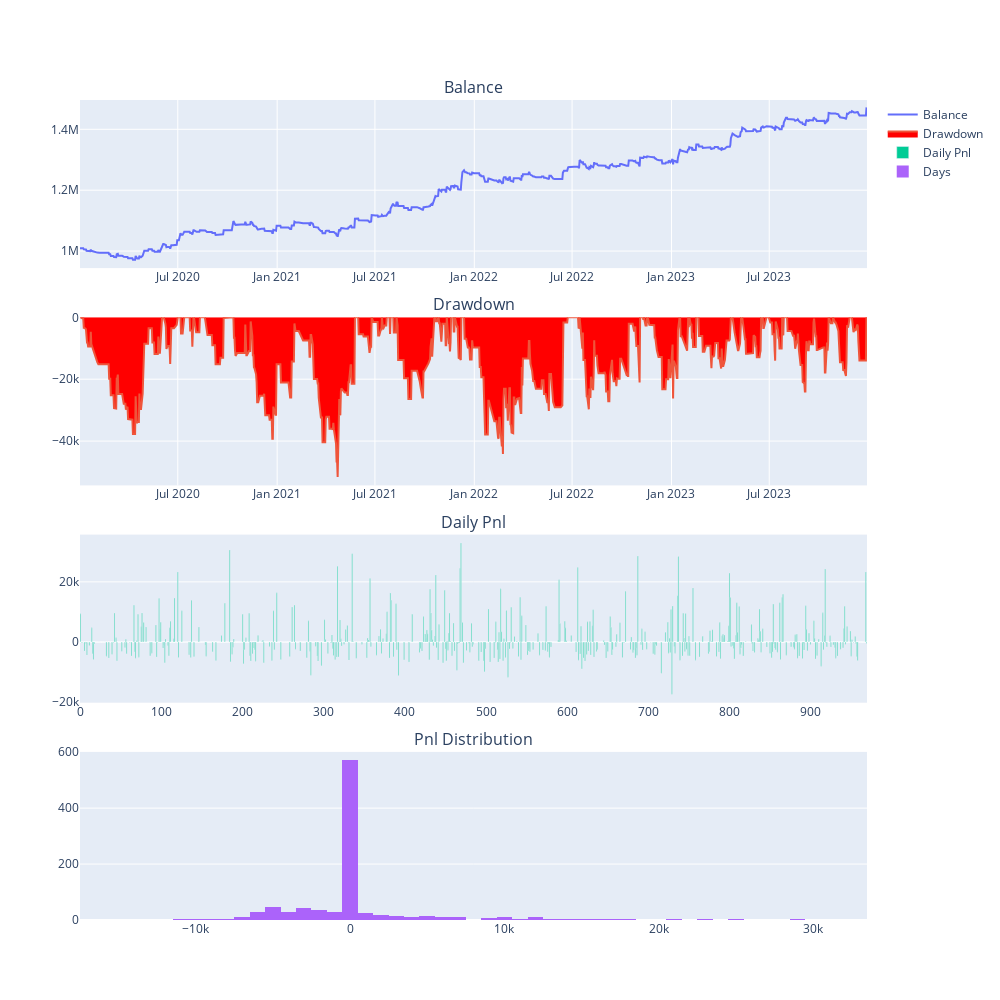

Here is the notebook cell this chart was saved with:
### Code cell
engine.load_data()
engine.run_backtesting()
df = engine.calculate_result()
engine.calculate_statistics()
engine.show_chart()

### Figure 1 — Plotly figure (JSON) as saved in the notebook; plotly's stock layout.template omitted (floating-point values rounded to 4 significant figures; data arrays with more than 128 entries replaced by an {"elided": "..."} marker saying what was removed)
{"data": [{"mode": "lines", "name": "Balance", "type": "scatter", "x": {"elided": "970 str values"}, "xaxis": "x", "y": {"elided": "970 float values"}, "yaxis": "y"}, {"fill": "tozeroy", "fillcolor": "red", "mode": "lines", "name": "Drawdown", "type": "scatter", "x": {"elided": "970 str values"}, "xaxis": "x2", "y": {"elided": "970 float values"}, "yaxis": "y2"}, {"name": "Daily Pnl", "type": "bar", "xaxis": "x3", "y": {"elided": "970 float values"}, "yaxis": "y3"}, {"name": "Days", "nbinsx": 100, "type": "histogram", "x": {"elided": "970 float values"}, "xaxis": "x4", "yaxis": "y4"}], "layout": {"annotations": [{"font": {"size": 16}, "showarrow": false, "text": "Balance", "x": 0.5, "xanchor": "center", "xref": "paper", "y": 1, "yanchor": "bottom", "yref": "paper"}, {"font": {"size": 16}, "showarrow": false, "text": "Drawdown", "x": 0.5, "xanchor": "center", "xref": "paper", "y": 0.735, "yanchor": "bottom", "yref": "paper"}, {"font": {"size": 16}, "showarrow": false, "text": "Daily Pnl", "x": 0.5, "xanchor": "center", "xref": "paper", "y": 0.47, "yanchor": "bottom", "yref": "paper"}, {"font": {"size": 16}, "showarrow": false, "text": "Pnl Distribution", "x": 0.5, "xanchor": "center", "xref": "paper", "y": 0.205, "yanchor": "bottom", "yref": "paper"}], "height": 1000, "width": 1000, "xaxis": {"anchor": "y", "domain": [0, 1]}, "xaxis2": {"anchor": "y2", "domain": [0, 1]}, "xaxis3": {"anchor": "y3", "domain": [0, 1]}, "xaxis4": {"anchor": "y4", "domain": [0, 1]}, "yaxis": {"anchor": "x", "domain": [0.795, 1]}, "yaxis2": {"anchor": "x2", "domain": [0.53, 0.735]}, "yaxis3": {"anchor": "x3", "domain": [0.265, 0.47]}, "yaxis4": {"anchor": "x4", "domain": [0, 0.205]}}}
